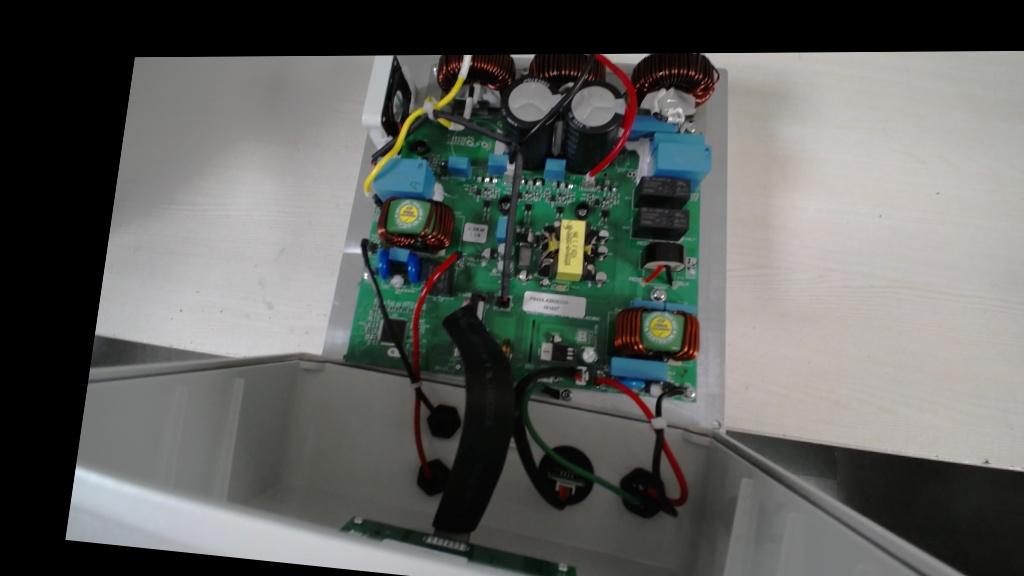
#> input picture aligned.jpg, 1024 x 576 px, given as the content of the folder Correct Sources Dataset, which was not available
$ python detect_sources.py
#> lines starting #> are read from the running program, lines starting #| are printed output that depends on the picture; after the words box and inside, x2 and y2 are one past the last pixel; in counts of white or black regions, pixels touching at a corner belong together; pictures that were not available may be replaced by others from this repository, and a replacement may not be noted
import cv2
import numpy as np
import os
import glob

class SourceVerifier:
    def __init__(self, dataset_path="Correct Sources Dataset"):
#> in train, img is the input picture: shape (576, 1024, 3); mean B, G, R 93.3, 96.2, 94.5
        self.dataset_path = dataset_path

        # Coordinates based on the circled regions (resized to 1024x576)
        self.rois = {
            'Top_Left_Inductor_Source': (460, 550, 40, 160),
            'Top_Right_Inductor_Source': (570, 670, 40, 160),
            'Bottom_Left_Source': (370, 460, 470, 560),
            'Bottom_Middle_Source': (530, 610, 470, 560),
            'Bottom_Right_Source': (620, 690, 470, 560)
        }
        self.reference_ranges = {}

    def _get_color_density(self, img):
        img_resized = cv2.resize(img, (1024, 576))
        hsv = cv2.cvtColor(img_resized, cv2.COLOR_BGR2HSV)
#> hsv: shape (576, 1024, 3); mean H, S, V 39.9, 29.5, 99.4

        # Color masks
        mask_r = cv2.inRange(hsv, (0, 100, 50), (12, 255, 255)) + cv2.inRange(hsv, (160, 100, 50), (180, 255, 255))
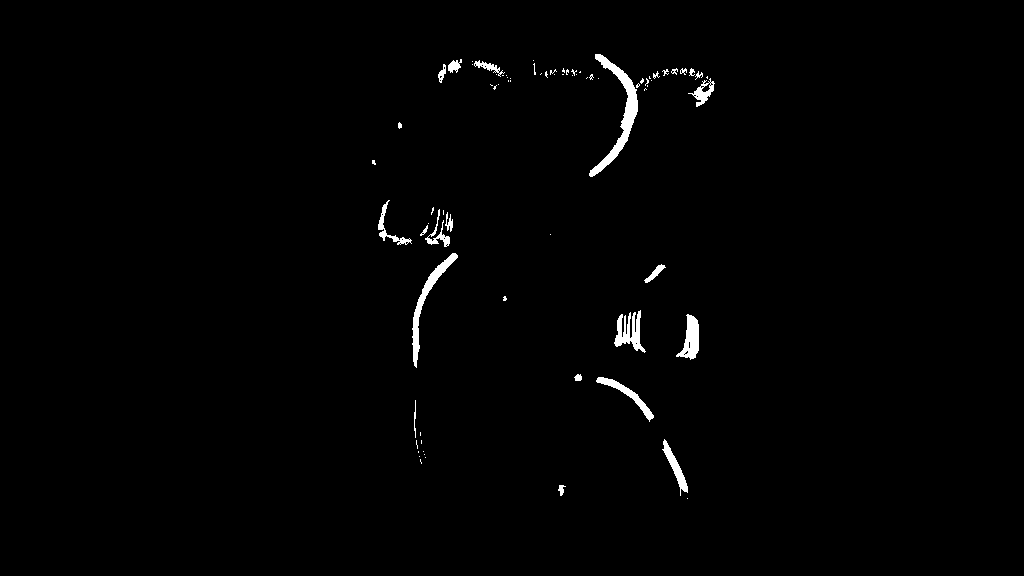
#> mask_r: shape (576, 1024); 1% white; 77 white regions (52 under 20 px), largest, box (x1, y1, x2, y2) and area: (589, 54, 638, 177) 1311, (412, 253, 458, 368) 832, (614, 310, 646, 353) 641
        mask_b = cv2.inRange(hsv, (0, 0, 0), (180, 255, 60))
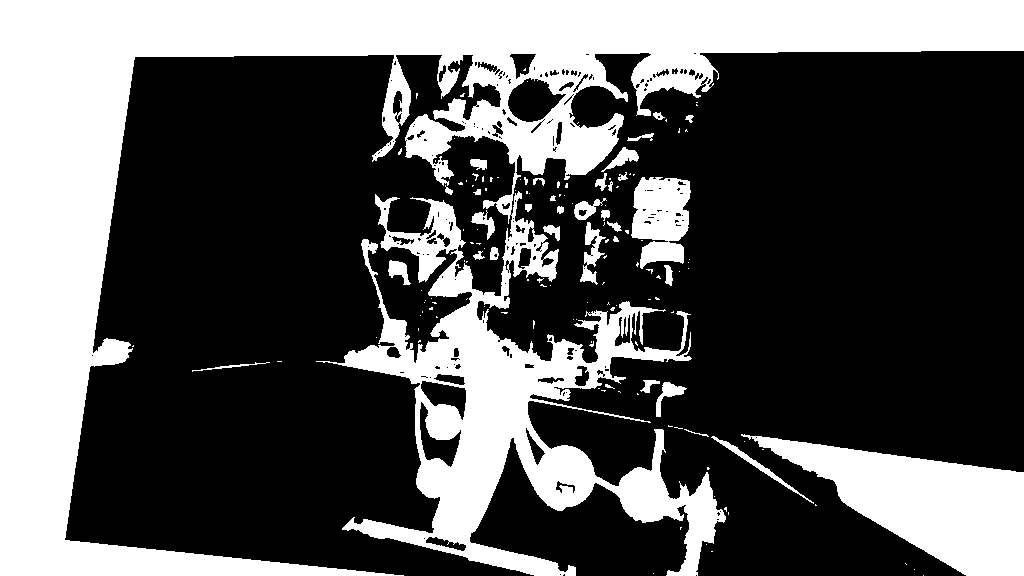
#> mask_b: shape (576, 1024); 34.5% white; 145 white regions (110 under 20 px), largest, box (x1, y1, x2, y2) and area: (0, 0, 1024, 576) 175874, (741, 434, 1024, 576) 18625, (631, 177, 691, 269) 3992
        mask_g = cv2.inRange(hsv, (40, 50, 50), (85, 255, 255))
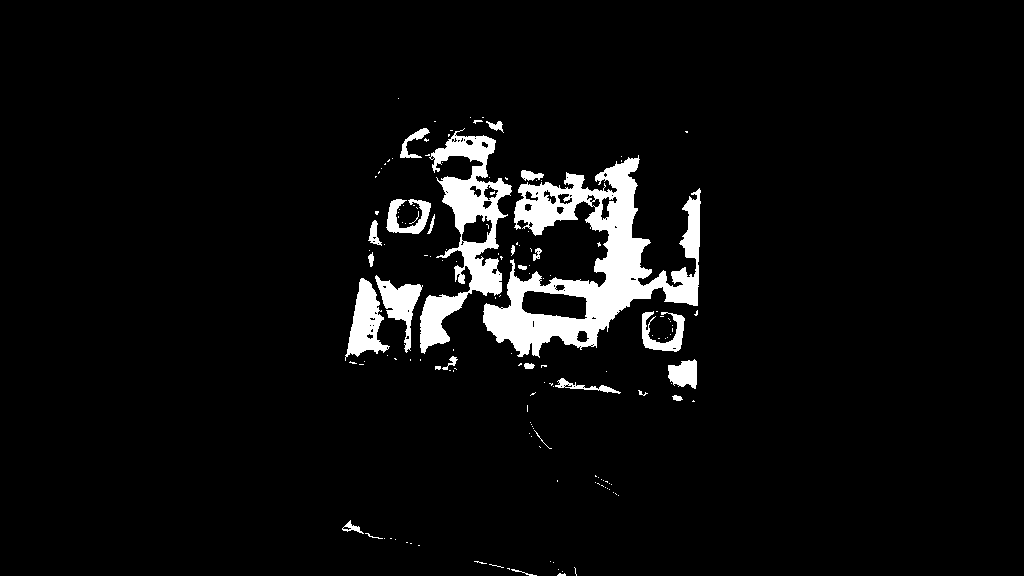
#> mask_g: shape (576, 1024); 5.1% white; 154 white regions (126 under 20 px), largest, box (x1, y1, x2, y2) and area: (483, 155, 701, 358) 15628, (420, 128, 512, 354) 6946, (345, 278, 390, 361) 1806

        density = {}
        for name, (x1, x2, y1, y2) in self.rois.items():
            r = np.sum(mask_r[y1:y2, x1:x2] > 0)
            b = np.sum(mask_b[y1:y2, x1:x2] > 0)
            g = np.sum(mask_g[y1:y2, x1:x2] > 0)
            density[name] = {'R': int(r), 'B': int(b), 'G': int(g)}
#> this loop made 5 passes
#> (r, b, g) on passes 1 to 5: (222, 6609, 813), (1277, 6030, 27), (0, 3305, 25), (48, 2126, 23), (183, 2800, 0)
#> after the loop, density = 5 items
        return density

    def train(self, max_images=20):
        print(f"Training on dataset: {self.dataset_path}")
        files = glob.glob(os.path.join(self.dataset_path, '*.jpg'))[:max_images]
        if not files:
            print("No files found!")
            return False

        stats = {name: {'R': [], 'B': [], 'G': []} for name in self.rois}

        for f in files:
            img = cv2.imread(f)
            if img is not None:
                d = self._get_color_density(img)
#> d = 5 items
                for name in self.rois:
                    stats[name]['R'].append(d[name]['R'])
                    stats[name]['B'].append(d[name]['B'])
                    stats[name]['G'].append(d[name]['G'])

        self.reference_ranges = {}
        for name in self.rois:
            self.reference_ranges[name] = {}
            for c in ['R', 'B', 'G']:
                vals = stats[name][c]
                # Allow a margin of error (20%)
                mean_val = np.mean(vals)
                std_val = np.std(vals)
                # Ensure a minimum range width for stability
                self.reference_ranges[name][c] = {
                    'min': max(0, int(mean_val - 2.5 * std_val - 50)),
                    'max': int(mean_val + 2.5 * std_val + 500) # generous max
                }
        print("Training complete.")
        return True

    def verify(self, img_path):
        if not self.reference_ranges:
            if not self.train():
                return

        img = cv2.imread(img_path)
        if img is None:
            print(f"Failed to load {img_path}")
            return

        print(f"\nVerifying {os.path.basename(img_path)}:")
        density = self._get_color_density(img)
#> the loop in _get_color_density (call 2), `for name, (x1, x2, y1, y2) in self.rois.items():` made 5 passes
#> density = 5 items

        all_pass = True
        failed_sources = []

        for name in self.rois:
            source_pass = True
            reasons = []

            for c in ['R', 'B', 'G']:
                val = density[name][c]
                expected_min = self.reference_ranges[name][c]['min']
                expected_max = self.reference_ranges[name][c]['max']

                # We only heavily penalize if an expected color is missing
                # Or if an unexpected color appears

                # Missing expected color
                if expected_min > 50 and val < expected_min * 0.5:
                    source_pass = False
                    reasons.append(f"Missing {c}")

                # Unexpected color appeared
                if expected_max < 150 and val > 300:
                    source_pass = False
                    reasons.append(f"Unexpected {c}")

            # Cross-check for red wire position for top inductors
            if name == 'Top_Left_Inductor_Source' and density['Top_Left_Inductor_Source']['R'] > density['Top_Right_Inductor_Source']['R'] + 200:
                source_pass = False
                reasons.append("Red wire on wrong inductor")

            if source_pass:
                print(f"  [PASS] {name}")
            else:
                print(f"  [FAIL] {name} - {', '.join(reasons)}")
                failed_sources.append(name)
                all_pass = False
#> after the loop, failed_sources = []

        if all_pass:
            print("  OVERALL RESULT: PASS")
        else:
            print(f"  OVERALL RESULT: FAIL (Failed sources: {', '.join(failed_sources)})")

if __name__ == '__main__':
    verifier = SourceVerifier()
    verifier.verify(r'C:\Users\SM 461\.gemini\antigravity\brain\aee83f41-828f-4235-9706-324cb50bcb81\.user_uploaded\media_1787737616374.png')
    verifier.verify(r'C:\Users\SM 461\Desktop\Try 2\Wiring Dataset\Wrong Wiring\case 1\wrongwiring_case 1 (1).jpg')
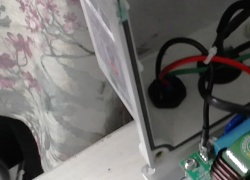
#> input picture batch2_crop.jpg, 250 x 180 px, given in place of wrongwiring_case 1 (1).jpg, which was not available
#> in verify, img is the input picture: shape (180, 250, 3); mean B, G, R 106.8, 108.6, 109.6
#> in _get_color_density (call 3), `img_resized = cv2.resize(img, (1024, 576))`:
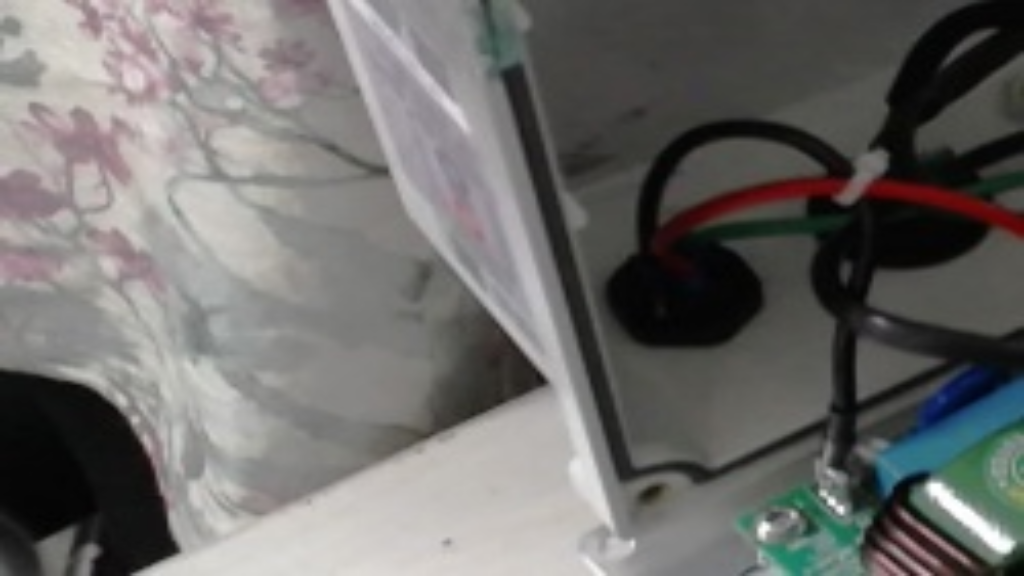
#> img_resized: shape (576, 1024, 3); mean B, G, R 106.7, 108.5, 109.5
#> in _get_color_density (call 3), `hsv = cv2.cvtColor(img_resized, cv2.COLOR_BGR2HSV)`: hsv: shape (576, 1024, 3); mean H, S, V 48.6, 24.4, 112.2
#> in _get_color_density (call 3), `mask_r = cv2.inRange(hsv, (0, 100, 50), (12, 255, 255)) + cv2.inRange(..`: mask_r: shape (576, 1024); 1.2% white; 23 white regions (18 under 20 px), largest, box (x1, y1, x2, y2) and area: (680, 175, 849, 228) 3371, (861, 177, 1024, 240) 3369, (910, 529, 940, 550) 131, (887, 537, 902, 546) 37, (944, 563, 955, 571) 27
#> in _get_color_density (call 3), `mask_b = cv2.inRange(hsv, (0, 0, 0), (180, 255, 60))`:
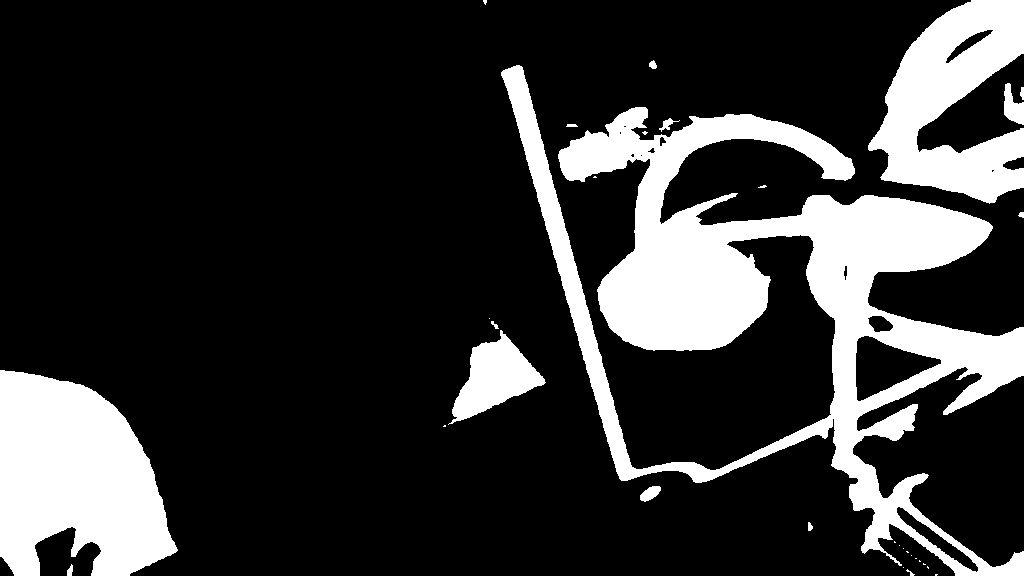
#> mask_b: shape (576, 1024); 20.6% white; 32 white regions (17 under 20 px), largest, box (x1, y1, x2, y2) and area: (501, 65, 1024, 576) 72017, (0, 370, 178, 576) 26388, (868, 0, 1024, 204) 17780
#> in _get_color_density (call 3), `mask_g = cv2.inRange(hsv, (40, 50, 50), (85, 255, 255))`:
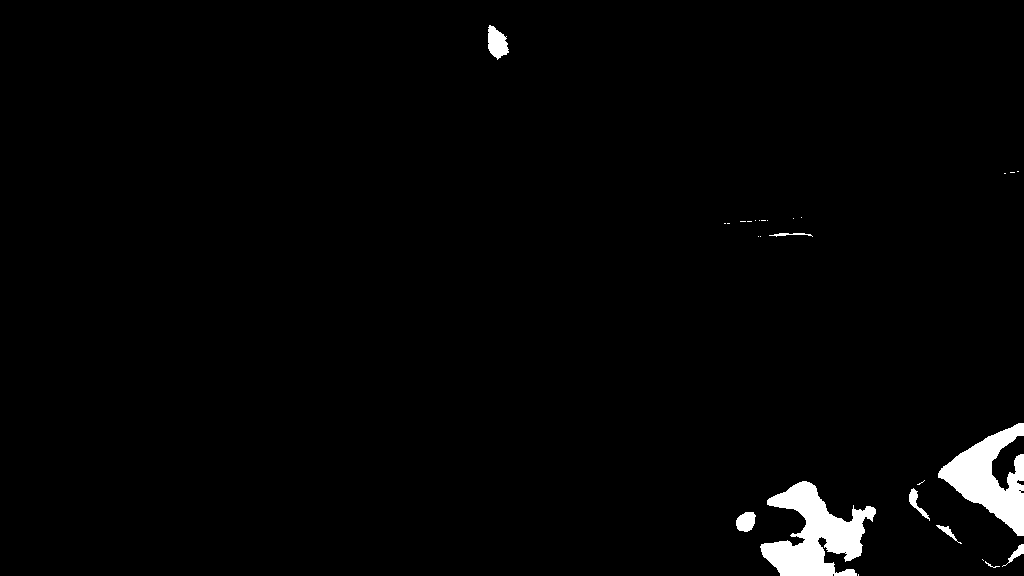
#> mask_g: shape (576, 1024); 2% white; 27 white regions (18 under 20 px), largest, box (x1, y1, x2, y2) and area: (760, 481, 876, 576) 5586, (938, 423, 1024, 536) 4561, (488, 25, 509, 60) 485
#> the loop in _get_color_density (call 3), `for name, (x1, x2, y1, y2) in self.rois.items():` made 5 passes
#> (b, g) on passes 1 to 5: (1972, 304), (3296, 0), (0, 0), (0, 0), (534, 0)
#> after the loop in verify (call 2), `for name in self.rois:`: failed_sources = ['Top_Left_Inductor_Source', 'Top_Right_Inductor_Source', 'Bottom_Left_Source', 'Bottom_Middle_Source', 'Bottom_Right_Source']
#|   OVERALL RESULT: FAIL (Failed sources: Top_Left_Inductor_Source, Top_Right_Inductor_Source, Bottom_Left_Source, Bottom_Middle_Source, Bottom_Right_Source)
    verifier.verify(r'C:\Users\SM 461\Desktop\Try 2\Wiring Dataset\Wrong Wiring\case 2\wrongwiring_case 2 (1).jpg')
#|   OVERALL RESULT: FAIL (Failed sources: Top_Left_Inductor_Source, Top_Right_Inductor_Source, Bottom_Left_Source, Bottom_Middle_Source, Bottom_Right_Source)
